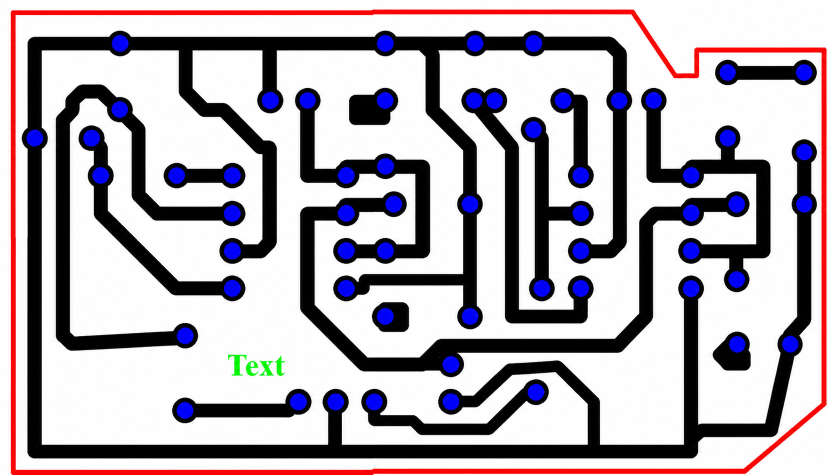
#> input picture test_files/test_imgs/test_png.png, 1655 x 950 px (shown at 1/2 size)
$ python test_connectivity_all_angle.py
#> lines starting #> are read from the running program, lines starting #| are printed output that depends on the picture; after the words box and inside, x2 and y2 are one past the last pixel; in counts of white or black regions, pixels touching at a corner belong together
### client_files/pipeline.py
# pipeline.py
from __future__ import annotations
from dataclasses import dataclass
import logging
from pathlib import Path
from typing import Literal
import math
import cv2
import numpy as np
import yaml
from shapely.geometry import GeometryCollection, LineString, MultiPolygon, Point, Polygon
from shapely.ops import unary_union
from skimage.morphology import skeletonize

logger = logging.getLogger("pipeline")

GreenMode = Literal["scanline", "contour-offset", "centerline"]

class PipelineError(ValueError):
    """Domain error for invalid input or impossible toolpaths."""

# [99 lines left out: function compose_layers_to_image, not called in this run]


@dataclass(frozen=True)
class PipelineConfig:
    image_path: Path
    width_mm: float | None
    height_mm: float | None
    tool_angle_deg: float
    drill_diameters_mm: list[float]  # 5 диаметров под разные цвета
    stepover_percent: float
    simplify_tolerance_mm: float
    green_mode: GreenMode
    stock_thickness_mm: float
    cut_speed_mm_s: float
    plunge_speed_steps_s: float

    rapid_speed_steps_s: float
    rapid_accel_steps_s2: float

    max_accel_mm_s2: float
    trace_depth_mm: float
    green_depth_mm: float
    skip_validation: bool = False
    # --- НОВЫЕ ПОЛЯ ---
    auto_light_on: bool = True
    auto_light_off: bool = True

    # [99 lines left out: function from_yaml, not called in this run]

@dataclass(frozen=True)
class HoleCircle:
    x_px: float
    y_px: float
    radius_px: float
    color: tuple[int, int, int]  # RGB

@dataclass(frozen=True)
class PipelineResult:
    width_px: int
    height_px: int
    width_mm: float
    height_mm: float
    holes: list[HoleCircle]
    green_paths: list[list[tuple[float, float]]]
    black_paths: list[list[tuple[float, float]]]
    cut_paths: list[list[tuple[float, float]]]
    green_tool_radius_px: float
    black_tool_radius_px: float
    cut_tool_radius_px: float
    warnings: list[str]

def _calc_effective_radius_mm(depth_mm: float, angle_deg: float) -> float:
    if depth_mm <= 0 or angle_deg <= 0 or angle_deg >= 180: return 0.0
    return depth_mm * math.tan(math.radians(angle_deg / 2.0))

# --- Вспомогательные функции топологического анализа ---
# [221 lines left out: functions _rasterize_vector_paths, _get_components, _fill_internal_holes, _analyze_topology_internal, _validate_topology_and_collisions, run_pipeline and 3 more, not called in this run]

def _classify_color_masks(rgba: np.ndarray) -> dict[str, np.ndarray]:
    if rgba.ndim == 3 and rgba.shape[2] == 3: rgba = np.dstack([rgba, np.full(rgba.shape[:2], 255, dtype=np.uint8)])
    rgb, alpha = rgba[:, :, :3].astype(np.uint8), rgba[:, :, 3].astype(np.uint8)
    rgb = cv2.bilateralFilter(rgb, d=7, sigmaColor=50, sigmaSpace=50)
    hsv = cv2.cvtColor(rgb, cv2.COLOR_RGB2HSV)
    h, s, v = hsv[:, :, 0], hsv[:, :, 1], hsv[:, :, 2]

    transparent, white_like = alpha < 128, (rgb[:, :, 0] > 190) & (rgb[:, :, 1] > 190) & (rgb[:, :, 2] > 190)
    neutral_light_bg = (s < 45) & (v > 130)
    ignored = transparent | white_like | neutral_light_bg

    # Распределение тонов по цветовому кругу (HSV в OpenCV 0..179)
    hole_5 = (((h >= 8) & (h <= 21)) & (s >= 60) & (v >= 40) & (~ignored))      # Orange
    hole_4 = (((h >= 22) & (h <= 34)) & (s >= 60) & (v >= 40) & (~ignored))     # Yellow
    green  = (((h >= 35) & (h <= 79)) & (s >= 60) & (v >= 40) & (~ignored))     # Green (Silk)
    hole_2 = (((h >= 80) & (h <= 104)) & (s >= 60) & (v >= 40) & (~ignored))    # Cyan
    hole_1 = (((h >= 105) & (h <= 135)) & (s >= 60) & (v >= 40) & (~ignored))   # Blue
    hole_3 = (((h >= 136) & (h <= 165)) & (s >= 60) & (v >= 40) & (~ignored))   # Magenta
    red = ((((h <= 7) | (h >= 166)) & (s >= 60) & (v >= 40)) & (~ignored))      # Red (Cut)
    black = ((v <= 105) & (~ignored))

    assigned = hole_1 | hole_2 | hole_3 | hole_4 | hole_5 | green | red | black
    black = black | ((~ignored) & (~assigned) & (s < 55))

    return {
        "hole_1": hole_1, "hole_2": hole_2, "hole_3": hole_3, "hole_4": hole_4, "hole_5": hole_5,
        "green": green, "red": red, "black": black
    }

def _segment_color_masks(rgba: np.ndarray, raw_masks: dict[str, np.ndarray] | None = None) -> dict[str, np.ndarray]:
    masks, cleaned, area = raw_masks if raw_masks is not None else _classify_color_masks(rgba), {}, rgba.shape[0] * rgba.shape[1]
    for name, mask in masks.items():
        if name == "black": min_a, do_c, do_o = max(4, area // 35000), True, False
        elif name.startswith("hole_"): min_a, do_c, do_o = max(4, area // 45000), False, True
        elif name == "green": min_a, do_c, do_o = max(4, area // 45000), True, False
        else: min_a, do_c, do_o = max(8, area // 22000), False, True
        cleaned[name] = _clean_mask(mask, min_a, do_c, do_o)
    return cleaned

def _clean_mask(mask: np.ndarray, min_area: int, do_close: bool, do_open: bool = True) -> np.ndarray:
    src, kernel = (mask.astype(np.uint8) * 255).astype(np.uint8), cv2.getStructuringElement(cv2.MORPH_ELLIPSE, (3, 3))
    if do_open: src = cv2.morphologyEx(src, cv2.MORPH_OPEN, kernel)
    if do_close: src = cv2.morphologyEx(src, cv2.MORPH_CLOSE, kernel)
    num_labels, labels, stats, _ = cv2.connectedComponentsWithStats(src, connectivity=8)
    keep = np.zeros_like(src)
    for idx in range(1, num_labels):
        if int(stats[idx, cv2.CC_STAT_AREA]) >= min_area: keep[labels == idx] = 255
    return keep > 0

def _validate_color_overlaps(masks: dict[str, np.ndarray]) -> None:
    if np.any(masks["red"] & masks["green"]) or np.any(masks["red"] & masks["black"]) or np.any(masks["green"] & masks["black"]):
        raise PipelineError("Обнаружено пересечение слоев (перекрытия red/green/black).")

# [74 lines left out: functions _detect_hole_centers, _distance_peak_centers, _dedupe_points, _validate_drill_collision_mask, _green_paths, _black_paths and 1 more, not called in this run]

def _erode_for_tool_center(mask: np.ndarray, radius_px: float) -> np.ndarray:
    r = max(1, int(np.ceil(radius_px)))
    return cv2.erode((mask.astype(np.uint8) * 255).astype(np.uint8), cv2.getStructuringElement(cv2.MORPH_ELLIPSE, (2 * r + 1, 2 * r + 1))) > 0

# [28 lines left out: functions _scanline_fill, _scanline_fill_component, not called in this run]

def _connected_component_masks(mask: np.ndarray) -> list[np.ndarray]:
    labels_count, labels = cv2.connectedComponents((mask.astype(np.uint8) * 255).astype(np.uint8), connectivity=8)
    return [labels == idx for idx in range(1, labels_count) if np.any(labels == idx)]

# [33 lines left out: functions _contour_offset_fill, _mask_to_geometry, not called in this run]

def _contour_to_ring(contour: np.ndarray) -> list[tuple[float, float]]:
    pts = [(float(p[0][0]), float(p[0][1])) for p in contour]
    return pts[:-1] if len(pts) > 1 and pts[0] == pts[-1] else pts

# [181 lines left out: functions _polygon_boundary_paths, _polygon_boundary_paths_without_hole_interiors, _iter_polygons, _skeleton_to_polylines, _simplify_paths, _hole_exclusion_mask and 3 more, not called in this run]

### test_files/test_connectivity_all_angle.py
"""
Массовая топологическая проверка связности векторизации для разных углов фрезы.
Проверяет углы от 5° до 175° с шагом 5°. Результаты сохраняются в одну папку
с указанием угла в имени файла.
"""
from __future__ import annotations
import argparse
import cv2
import numpy as np
from pathlib import Path
import sys
project_root = Path(__file__).resolve().parent.parent
if str(project_root) not in sys.path:
    sys.path.insert(0, str(project_root))
from client_files.pipeline import run_pipeline, PipelineConfig, _classify_color_masks, _segment_color_masks


# [107 lines left out: functions rasterize_vector_paths, get_components, fill_internal_holes, analyze_topology, save_topology_report, not called in this run]


def main() -> int:
    parser = argparse.ArgumentParser(description="Автоматический прогон топологии для углов от 5 до 180 градусов")
    parser.add_argument("--image", type=Path, default=project_root / "test_files/test_imgs/test_png.png", help="Путь к исходному изображению")
    parser.add_argument("--width-mm", type=float, default=100.0, help="Физическая ширина в мм")
    parser.add_argument("--min-gap-px", type=float, default=0.0, help="Допустимый зазор (0.0 = касание 1px = коротыш)")
    parser.add_argument("--output-dir", type=Path, default=Path("sweep_angle_results"), help="Основная папка для отчётов")
    args = parser.parse_args()

    base_out_dir = args.output_dir
    base_out_dir.mkdir(parents=True, exist_ok=True)

    print(f" Загрузка: {args.image}")
    raw = np.fromfile(str(args.image), dtype=np.uint8)
    rgba = cv2.imdecode(raw, cv2.IMREAD_UNCHANGED)
#> rgba is the input picture: shape (950, 1655, 3); mean B, G, R 180.1, 172.5, 180
    if rgba is None:
        print("❌ Ошибка чтения изображения")
        return 1
    if rgba.ndim == 3 and rgba.shape[2] == 3:
        rgba = np.dstack([rgba, np.full(rgba.shape[:2], 255, dtype=np.uint8)])
#> rgba: shape (950, 1655, 4)
    h, w = rgba.shape[:2]
    px_per_mm = w / args.width_mm

    print("🎨 Извлечение эталонных масок...")
    raw_masks = _classify_color_masks(rgba)
#> in _classify_color_masks, `h, s, v = hsv[:, :, 0], hsv[:, :, 1], hsv[:, :, 2]`:
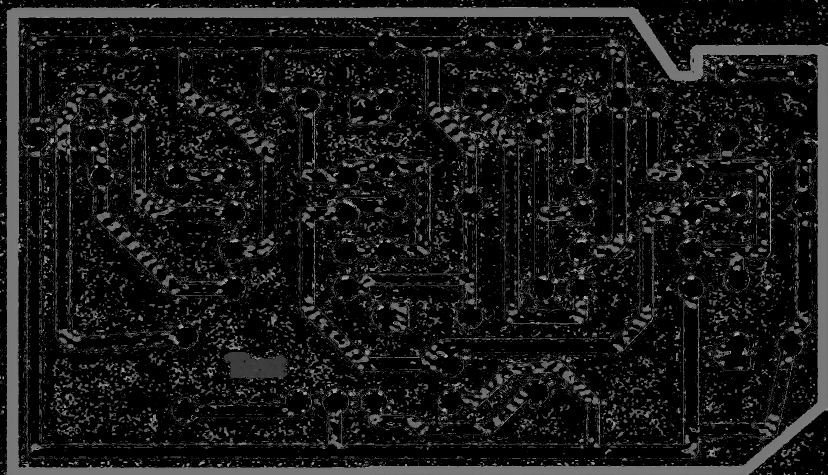
#> h: shape (950, 1655) (shown at 1/2 size); min 0, max 179, mean 22.9
#> in _classify_color_masks, `h, s, v = hsv[:, :, 0], hsv[:, :, 1], hsv[:, :, 2]`:
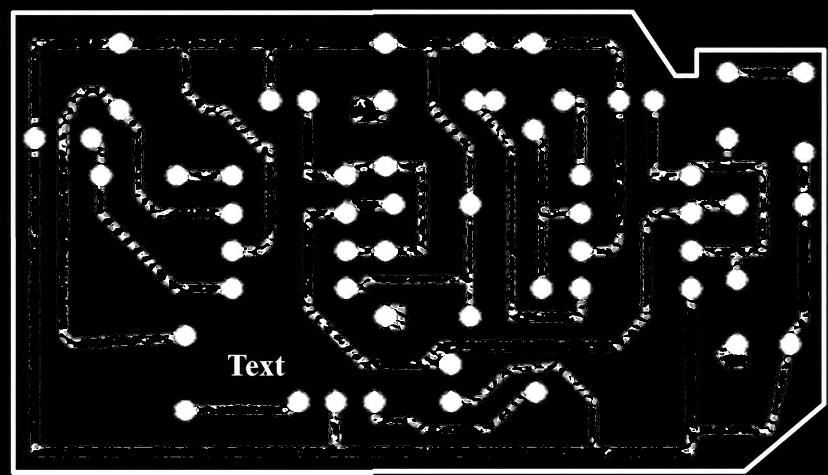
#> s: shape (950, 1655) (shown at 1/2 size); min 0, max 255, mean 28.5
#> in _classify_color_masks, `transparent, white_like = alpha < 128, (rgb[:, :, 0] > 190) & (rgb[:, ..`:
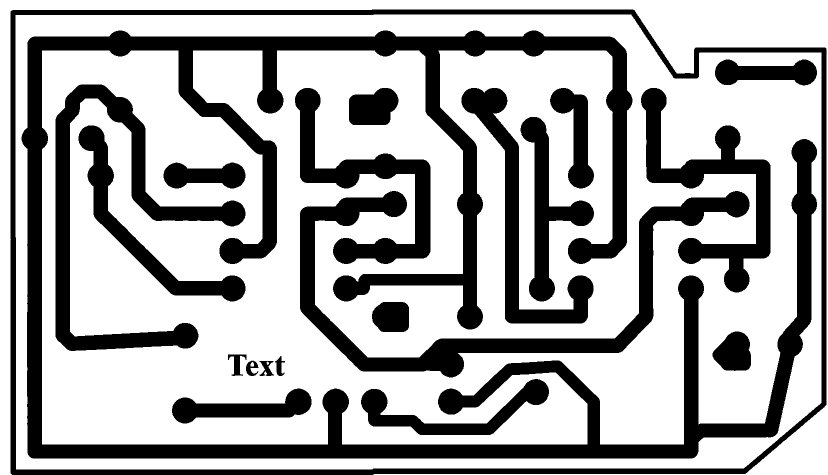
#> white_like: shape (950, 1655) bool (shown at 1/2 size); 66.9% white; 21 black regions, largest, box (x1, y1, x2, y2) and area: (43, 61, 1634, 917) 209733, (21, 19, 1653, 950) 52367, (600, 382, 1499, 755) 50479
#> in _classify_color_masks, `hole_1 = (((h >= 105) & (h <= 135)) & (s >= 60) & (v >= 40) & (~ignore..`:
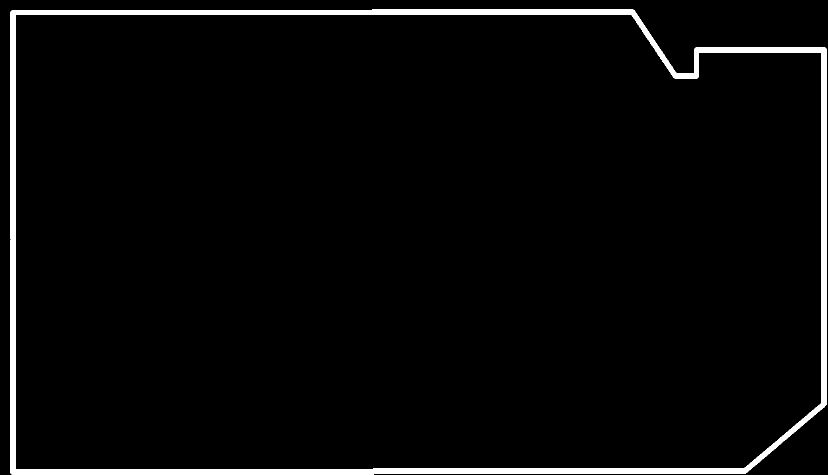
#> hole_1: shape (950, 1655) bool (shown at 1/2 size); 3.3% white; 1 white region, box (x1, y1, x2, y2) and area: (21, 19, 1653, 950) 52367
#> in _classify_color_masks, `red = ((((h <= 7) | (h >= 166)) & (s >= 60) & (v >= 40)) & (~ignored))`:
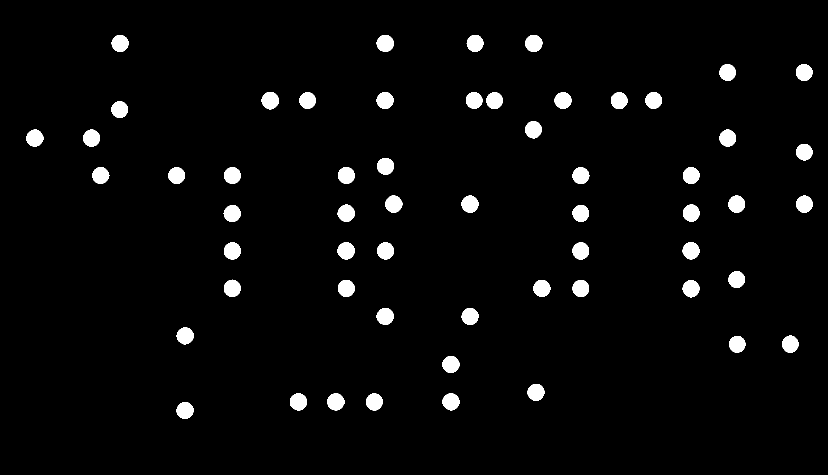
#> red: shape (950, 1655) bool (shown at 1/2 size); 3.3% white; 58 white regions, largest, box (x1, y1, x2, y2) and area: (523, 184, 558, 219) 939, (675, 484, 710, 519) 928, (1050, 70, 1085, 104) 922
#> in _classify_color_masks, `assigned = hole_1 | hole_2 | hole_3 | hole_4 | hole_5 | green | red | ..`:
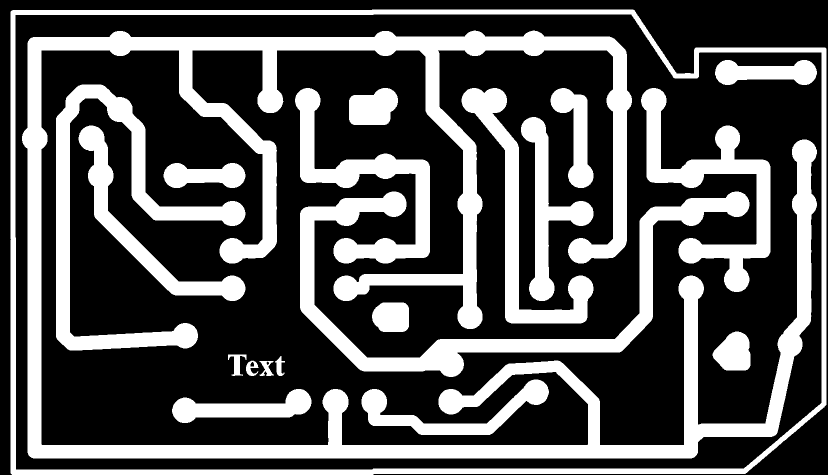
#> assigned: shape (950, 1655) bool (shown at 1/2 size); 32.3% white; 21 white regions, largest, box (x1, y1, x2, y2) and area: (44, 61, 1634, 917) 203580, (21, 19, 1653, 950) 52367, (600, 383, 1499, 754) 48642
#> in _classify_color_masks, `black = black | ((~ignored) & (~assigned) & (s < 55))`:
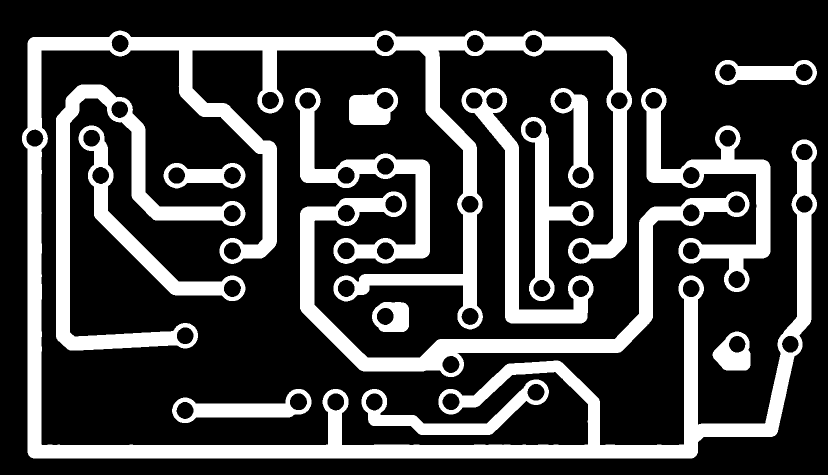
#> black: shape (950, 1655) bool (shown at 1/2 size); 25.8% white; 16 white regions, largest, box (x1, y1, x2, y2) and area: (44, 61, 1634, 917) 189337, (600, 383, 1499, 754) 44850, (112, 169, 491, 701) 35459
#> raw_masks = 8 items
    gt_masks = _segment_color_masks(rgba, raw_masks=raw_masks)
#> in _segment_color_masks, `masks, cleaned, area = raw_masks if raw_masks is not None else _classi..`: area = 1572250
#> the loop in _segment_color_masks, `for name, mask in masks.items():` made 8 passes
#> (name, min_a, do_c, do_o, num_labels in _clean_mask, stats in _clean_mask) on passes 1 to 5: ('hole_1', 34, False, True, 2, [[0, 0, 1655, 950, 1519884], [21, 19, 1632, 931, 52366]]), ('hole_2', 34, False, True, 1, [[0, 0, 1655, 950, 1572250]]), ('hole_3', 34, False, True, 1, [[0, 0, 1655, 950, 1572250]]), ('hole_4', 34, False, True, 1, [[0, 0, 1655, 950, 1572250]]), ('hole_5', 34, False, True, 1, [[0, 0, 1655, 950, 1572250]])
#> after the loop in _segment_color_masks, `for name, mask in masks.items():`: cleaned = 8 items
#> gt_masks = 8 items

    print("\n" + "=" * 60)
    print(" ЗАПУСК ПЕРЕБОРА УГЛОВ ФРЕЗЫ (от 5° до 175°)")
    print("=" * 60)
    print(f"📏 Масштаб: {px_per_mm:.2f} px/mm")
#| 📏 Масштаб: 16.55 px/mm

    # Сводный список результатов
    summary = []

    # Цикл по углам от 5 до 175 (180 не берем, т.к. tan(90) = бесконечность)
    for angle in range(5, 180, 5):
        print(f"\n▶️ ПРОВЕРКА УГЛА: {angle}°")

#> (the run stopped early here; a loop or call above may not have finished)

$ run again, with test_files/test_imgs/circle_test.png copied over test_files/test_imgs/test_png.png
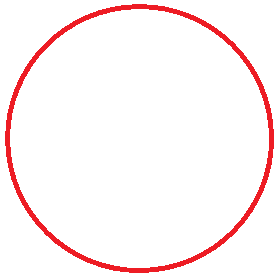
#> input picture test_files/test_imgs/circle_test.png, 280 x 280 px
#> in main, rgba is the input picture: shape (280, 280, 4); mean B, G, R, A 243.5, 243.1, 254.1, 255
#> alpha: shape (280, 280); every value is 255
#> hsv: shape (280, 280, 3); mean H, S, V 6.4, 11.8, 254.1
#> in _classify_color_masks, `h, s, v = hsv[:, :, 0], hsv[:, :, 1], hsv[:, :, 2]`:
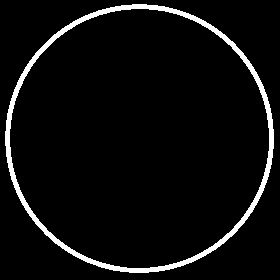
#> h: shape (280, 280); values 0 (black) and 121 (white), 5.2% white; 1 white region, box (x1, y1, x2, y2) and area: (5, 4, 274, 273) 4116
#> transparent: shape (280, 280) bool; every value is 0
#> raw_masks = 8 items
#> area = 78400
#> the loop in _segment_color_masks, `for name, mask in masks.items():` made 8 passes
#> (name, min_a, do_c, do_o, num_labels in _clean_mask, stats in _clean_mask) on passes 1 to 5: ('hole_1', 4, False, True, 2, [[0, 0, 280, 280, 74284], [5, 4, 269, 269, 4116]]), ('hole_2', 4, False, True, 1, [[0, 0, 280, 280, 78400]]), ('hole_3', 4, False, True, 1, [[0, 0, 280, 280, 78400]]), ('hole_4', 4, False, True, 1, [[0, 0, 280, 280, 78400]]), ('hole_5', 4, False, True, 1, [[0, 0, 280, 280, 78400]])
#> after the loop in _segment_color_masks, `for name, mask in masks.items():`: cleaned = 8 items
#| 📏 Масштаб: 2.80 px/mm
